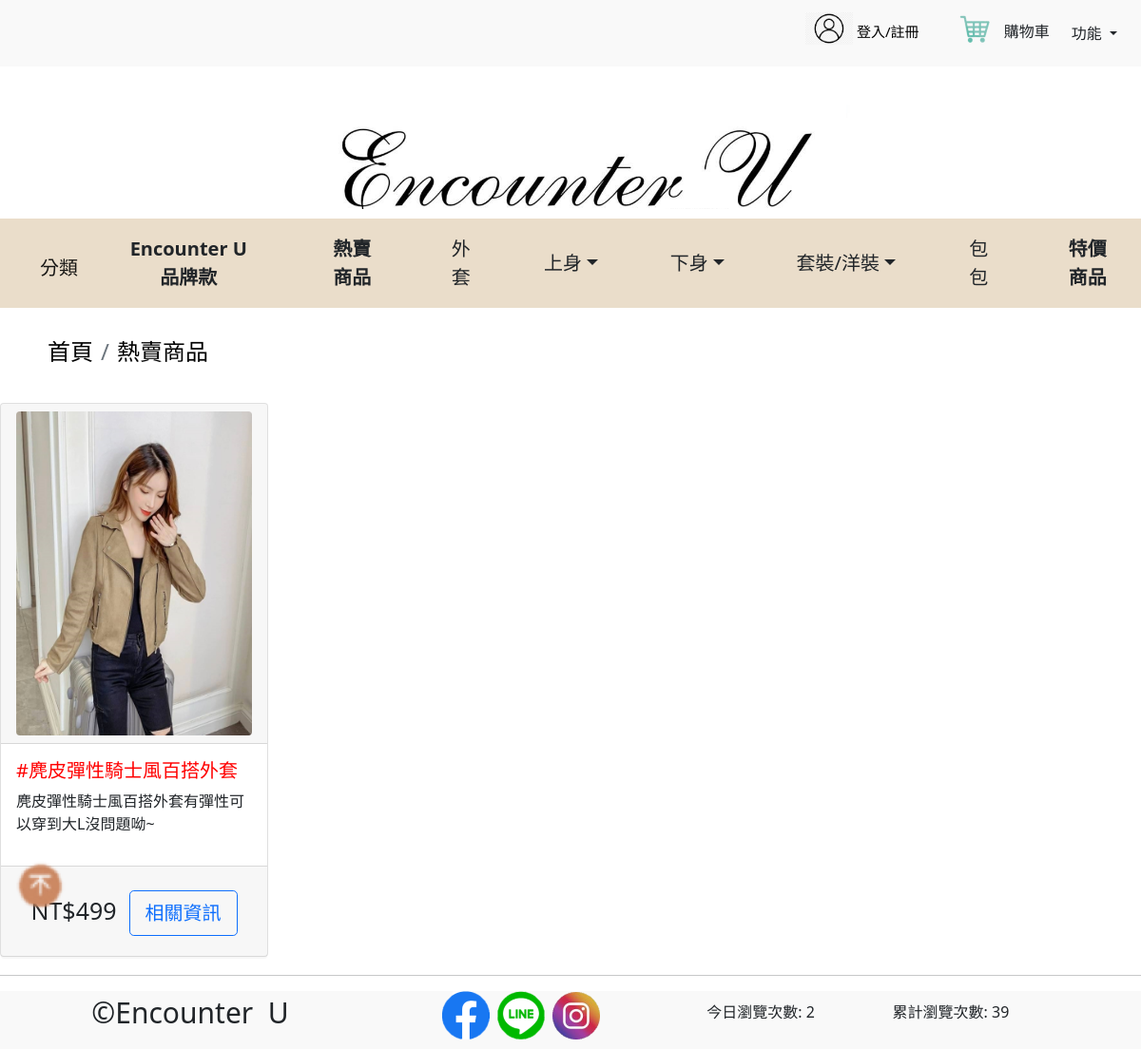
Screenshot of /classification/hot/ with the database file from the repository.
### shopping_app/models.py (models this page shows)
class ProductTypeModel(models.Model):
    TypeID = models.AutoField(primary_key=True, verbose_name='分類ID')
    TypeName = models.CharField(max_length=50, verbose_name='分類名稱')

class ImageModel(models.Model):
    ImageID = models.AutoField(primary_key=True, verbose_name='圖片ID')
    Product_id = models.ForeignKey(Products, on_delete=models.CASCADE, verbose_name='商品ID', related_name='images')
    ImageName = models.CharField(max_length=100, verbose_name='圖片名稱')

class Products(models.Model):
    ProductID = models.AutoField(primary_key=True, verbose_name='商品ID')
    ProductName = models.CharField(max_length=100, verbose_name='商品名稱' , default='')
    Price = models.IntegerField(default=0, verbose_name='價格')
    Type_id = models.ForeignKey(ProductTypeModel, on_delete=models.CASCADE, verbose_name='分類ID')

class DescriptionModel(models.Model):
    DescriptionID = models.AutoField(primary_key=True, verbose_name='敘述ID')
    Product_id = models.ForeignKey(Products, on_delete=models.CASCADE, verbose_name='商品ID', related_name='descriptions')
    Description = models.TextField(verbose_name='敘述')

### shopping_app/views.py (the view)
# urls.py: path('classification/<str:type>/',views.classification, name='classification'),  #分類頁面
def classification(request, type=None):  #分類頁面
    user_id = request.session.get('user_id')
    if user_id:
        user = registered_user.objects.get(id=user_id)
    products = Products.objects.all()  #取得資料庫所有商品
    images = ImageModel.objects.all()
    descriptions = DescriptionModel.objects.all()
    first_images = {}
    for i in products:
        product_images = images.filter(Product_id=i.ProductID)
        if product_images:
            first_images[i.ProductID] = product_images[0]
    page_name = 'subject'  # 此處使用您的頁面名稱
    page, created = PageView.objects.get_or_create(page_name=page_name, date=datetime.date.today())
    page.total_views = PageView.objects.aggregate(Sum('daily_views'))['daily_views__sum'] or 0
    page.daily_views += 1
    page.total_views += 1
    page.save()
    total_views = page.total_views
    daily_views = page.daily_views
    tomorrow = timezone.now() + timezone.timedelta(days=1)
    tomorrow = timezone.datetime.replace(tomorrow, hour=0, minute=0, second=0)
    expires = timezone.datetime.strftime(tomorrow, "%a, %d-%b-%Y %H:%M:%S GMT")
    response = render(request, "subject.html", {"total_views": total_views, "daily_views": daily_views})
    response.set_cookie("total_views", str(total_views), expires=expires)
    if type == 'brand':
        type = 'EncounterU品牌款'
        products = products.filter(Type_id__TypeName='EncounterU品牌款')
    elif type == 'hot':
        type = '熱賣商品'
        products = products.filter(Type_id__TypeName='熱賣商品')
    elif type == 'caot':
        type = '外套'
        products = products.filter(Type_id__TypeName='外套')
    elif type == 'short':
        type = '短袖'
        products = products.filter(Type_id__TypeName='短袖')
    elif type == 'sleeves':
        type = '長袖 / 7分袖'
        products = products.filter(Type_id__TypeName='長袖 / 7分袖')
    elif type == 'vest':
        type = '背心'
        products = products.filter(Type_id__TypeName='背心')
    elif type == 'shirt':
        type = '襯衫'
        products = products.filter(Type_id__TypeName='襯衫')
    elif type == 'shorts':
        type = '短褲'
        products = products.filter(Type_id__TypeName='短褲')
    elif type == 'pants':
        type = '長褲'
        products = products.filter(Type_id__TypeName='長褲')
    elif type == 'jeans':
        type = '牛仔褲'
        products = products.filter(Type_id__TypeName='牛仔褲')
    elif type == 'culottes':
        type = '短/長/褲裙'
        products = products.filter(Type_id__TypeName='短/長/褲裙')
    elif type == 'overalls':
        type = '短/長吊帶褲'
        products = products.filter(Type_id__TypeName='短/長吊帶褲')
    elif type == 'sleevelessdress':
        type = '無袖洋裝'
        products = products.filter(Type_id__TypeName='無袖洋裝')
    elif type == 'shortsleevedress':
        type = '短袖洋裝'
        products = products.filter(Type_id__TypeName='短袖洋裝')
    elif type == 'longsleevedress':
        type = '長袖洋裝'
        products = products.filter(Type_id__TypeName='長袖洋裝')
    elif type == 'jumpsuit':
        type = '連身套裝'
        products = products.filter(Type_id__TypeName='連身套裝')
    elif type == 'suit':
        type = '無袖套裝'
        products = products.filter(Type_id__TypeName='無袖套裝')
    elif type == 'shortsleevedresssuit':
        type = '短袖套裝'
        products = products.filter(Type_id__TypeName='短袖套裝')
    elif type == 'longsleevedresssuit':
        type = '長袖套裝'
        products = products.filter(Type_id__TypeName='長袖套裝')
    elif type == 'bag':
        type = '包包'
        products = products.filter(Type_id__TypeName='包包')
    elif type == 'discount':
        type = '特價商品'
        products = products.filter(Type_id__TypeName='特價商品')
    return render(request, "classification.html", locals())

### templates/subject.html (shortened to what this page needs)
    {% load static %}

### templates/classification.html (shortened to what this page needs)
<!DOCTYPE html>
<html lang="zh-tw">
<head>
    {% load static %}
    <link rel="stylesheet" href="{% static '/css/bootstrap.min.css' %}">
    <link rel="stylesheet" href="{% static '/subject.css' %}">
</head>
<body>
    <nav class="navbar navbar-light bg-rgb(255, 255, 235) navbar-expand-md" id="top-1">
        <div class="container-fluid">
            <div class="d-flex justify-content-center align-items-center">
                <p id="cart_text" class="d-md-inline">
                    <div>
                        {% if user_id %}
                            <div>
                                <a href="{% url 'logout' %}" id="sign_in">
                                    <img src="{% static './images/member4_0.png' %}" id="member" /> {{ user.Username }} / 登出
                                </a>
                            </div>
                        {% else %}
                            <div>
                                <a href="{% url 'login' %}" id="sign_in">
                                    <img src="{% static './images/member4_0.png' %}" id="member" /> 登入/註冊
                                </a>
                            </div>
                        {% endif %}
                    </div>
                    <div id="cart_container" style="margin-left: 10px;">
                        {% if user_id %}
                            <a href="/cart/">
                                <img src="{% static '/images/car.png' %}" id="cart" />
                            </a>
                            <p class="d-md-inline d-none" id="top-2">
                                <a href="/cart/">
                                    購物車
                                </a>
                            </p>
                        {% else %}
                            <img src="{% static '/images/car.png' %}" id="cart" href="javascript:void(0);" onclick="doublecheck_login();" />
                            <p class="d-md-inline d-none" id="top-2" href="javascript:void(0);" onclick="doublecheck_login();">購物車</p>
                        {% endif %}
                    </div>
                    <div class="dropdown" id="top-2" style="margin-left: 10px;">
                        <a class="btn btn-second btn-md dropdown-toggle" href="#" role="button" id="dropdownMenuLink" data-bs-toggle="dropdown" aria-haspopup="true" aria-expanded="false">
                            功能
                        </a>
                    </div>
                </p>
            </div>
        </div>
    </nav>
    <div class="container-fluid" id="logo" align="center">
        <strong><a href="/subject/"><img src="{% static './images/LOGO2.png' %}" alt="Encounter" id="logo_image"></a></strong>
    </div>
    <nav class="navbar navbar-expand-md navbar-light" id="btn-1" align="center">
        <div class="container-fluid">
            <a class="navbar-brand" href="#">分類</a>
            <div class="collapse navbar-collapse" id="navbarSupportedContent">
                <ul class="navbar-nav me-auto mb-2 mb-lg-0">
                    <div class="btn-group" >
                        <div class="btn2">
                            <a href="/classification/brand/" type="button" class="btn dropdown btn-lg"><strong>Encounter U 品牌款</strong></a>
                        </div>
                    </div>
                    <div class="btn-group">
                        <div class="btn2">
                            <a href="/classification/hot/" type="button" class="btn dropdown btn-lg"><strong>熱賣商品</strong></a>
                        </div>
                    </div>
                    <div class="btn-group" >
                        <div class="btn-group">
                            <div class="btn2">
                                <a href="/classification/caot/" type="button" class="btn dropdown btn-lg">外套</a>
                            </div>
                        </div>
                    </div>
                    <div class="btn-group" >
                        <div class="btn-group dropdown" id="btn1">
                            <button type="button" class="btn dropdown-toggle btn-lg" data-bs-toggle="dropdown">上身</button>
                        </div>
                    </div>
                    <div class="btn-group" >
                        <div class="btn-group dropdown"id="btn1">
                            <button type="button" class="btn dropdown-toggle btn-lg" data-bs-toggle="dropdown">下身</button>
                        </div>
                    </div>
                    <div class="btn-group">
                        <div class="btn-group dropdown"id="btn1">
                            <button type="button" class="btn dropdown-toggle btn-lg" data-bs-toggle="dropdown">套裝/洋裝</button>
                        </div>
                    </div>
                    <div class="btn-group">
                        <div class="btn-group">
                            <div class="btn2">
                                <a href="/classification/bag/" type="button" class="btn dropdown btn-lg">包包</a>
                            </div>
                        </div>
                    </div>
                    <div class="btn-group">
                        <div class="btn-group">
                            <div class="btn2">
                                <a href="/classification/discount/" type="button" class="btn dropdown btn-lg"><strong>特價商品</strong></a>
                            </div>
                        </div>
                    </div>
                </ul>
            </div>
        </div>
    </nav>
    <nav class="navbar navbar-light bg-white" aria-label="breadcrumb" id="bottom-nav">
        <ol class="breadcrumb">
            <li class="breadcrumb-item"><a href="{% url 'subject' %}">首頁</a></li>
            <li class="breadcrumb-item"><a href="#">{{ type }}</a></li>
        </ol>
    </nav>
    <div class="row justify-content-between" id="goods">
        {% for product in products %}
            <div class="col-12 col-md-6 col-lg-3">
                <div class="card mt-2" id="card">
                    <div class="card-header">
                        {% for product_id, first_image in first_images.items %}
                            {% if first_image.Product_id == product %}
                                <img class="card-img-bottom rounded mx-auto d-block" src="{% static 'images/' %}{{ first_image.ImageName  }}"/>
                            {% endif %}
                        {% endfor %}
                    </div>
                    <div class="card-body" id="card_body">
                        <div class="card-tittle h5">#{{ product.ProductName }}</div>
                        {% for description in descriptions %}
                            {% if description.Product_id == product %}
                                <div class="card-text pb-3">{{ description.Description }}</div>
                            {% endif %}
                        {% endfor %}
                    </div>
                    <div class="card-footer" id="card_footer">
                        <div class="card-text pb-3 text-front" id="nowrap">
                            NT${{ product.Price }} &nbsp;<a href="/productcontent/{{ product.ProductID }}" class="btn btn-outline-primary btn-lg">相關資訊</a>
                        </div>
                    </div>
                </div>
            </div>
        {% endfor %}
    </div>
    <a href="#" id="back"><img src="{% static './images/b.png' %}" ></a>
    <hr >
    <footer>
        <div class="container-fluid">
            <div class="row">
                <div class="text-center col-lg-4">
                    <p id="atlogo">&copy;Encounter&nbsp;&nbsp;U</p>
                </div>
                <div class="text-center col-lg-3" id="socials">
                    <a href="#"><img src="{% static './images/fb.png' %}" alt="fb"></a>&nbsp;
                    <a href="#"><img src="{% static './images/line1.png' %}" alt="line1"></a>&nbsp;
                    <a href="#"><img src="{% static './images/ig.png' %}" alt="ig"></a>&nbsp;
                </div>
                <div class="text-center col-lg-2   d-flex  align-items-center d-md-inline d-sm-none" id="surfing">
                    <p>今日瀏覽次數: {{ daily_views }}</p>
                </div>
                <div class="text-center col-lg-2 d-flex  align-items-center d-md-inline d-sm-none" id="surfing">
                    <p>累計瀏覽次數: {{ total_views }}</p>
                </div>
            </div>
        </div>
    </footer>
</body>
</html>

### static/subject.css (style rules this page uses)
* { margin: 0px; padding: 0px; width: auto; }
footer { background-color: #f9f9f9; }
#top-1 { position: relative; height: 70px; background-color: #f9f9f9; z-index: 4; }
#cart_text { font-size: 15px; margin-right: 60px; margin-bottom: 3px; color: #000; text-decoration: none; }
#sign_in { font-size: 15px; margin-right: 25px; height: auto; margin-top: 10px; color: #000; text-decoration: none; }
a { color: #000; text-decoration: none; }
#member { width: 50px; margin-bottom: 10px; }
#cart { width: 50px; margin-bottom: 10px; height: auto; }
#logo_image { background-color: white; width: auto; margin-top: 40px; margin-bottom: 10px; width: 50%; height: auto; }
.navbar-brand { margin: 10px 30px 0px 30px; }
#btn-1.navbar { position: relative; z-index: 3; width: auto ; background-color:#EADDCA; }
#card { font-weight:auto; width: auto; height: 98%; }
.card-img-bottom { max-width: max-content; max-height: max-content; }
.card-tittle { color: red; }
.card-footer { padding-top: 25px; text-align: center; font-size: 25px; width: 100%; display: flex; justify-content: center; align-items: center; flex-wrap: nowrap; }
#back { position: fixed; bottom: 130px; transition: transform 0.3s ease; z-index: 0; }
#atlogo { font-size: 30px; white-space: nowrap; }
#surfing { padding-top: 10px; }

### templates/classification.html (style rules this page uses)
.breadcrumb { background-color: transparent; padding: 0; margin-top:20px; margin-bottom:20px; margin-left: 50px; font-size: 24px; }
.breadcrumb-item + .breadcrumb-item::before { content: "/"; }
.breadcrumb-item a { color: #000; text-decoration: none; }
#surfing { padding-top: 10px; }

### rows the page displays
ProductTypeModel: TypeName "熱賣商品"
Products: ProductName "麂皮彈性騎士風百搭外套", Price "499"
ImageModel: ImageName (picture)
DescriptionModel: Description "麂皮彈性騎士風百搭外套有彈性可以穿到大L沒問題呦~"

### other values shown
{{ daily_views }} "2"
{{ total_views }} "39"
